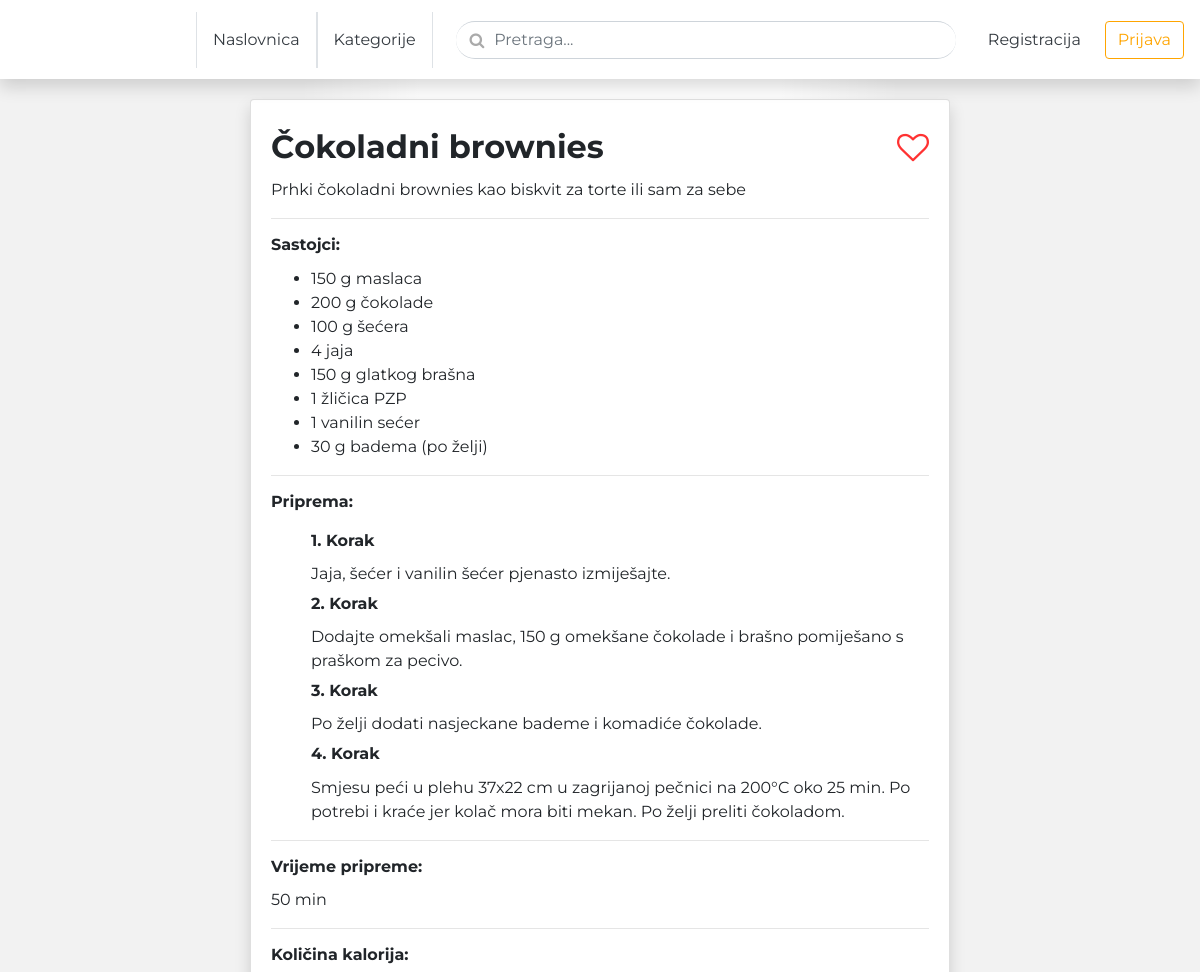
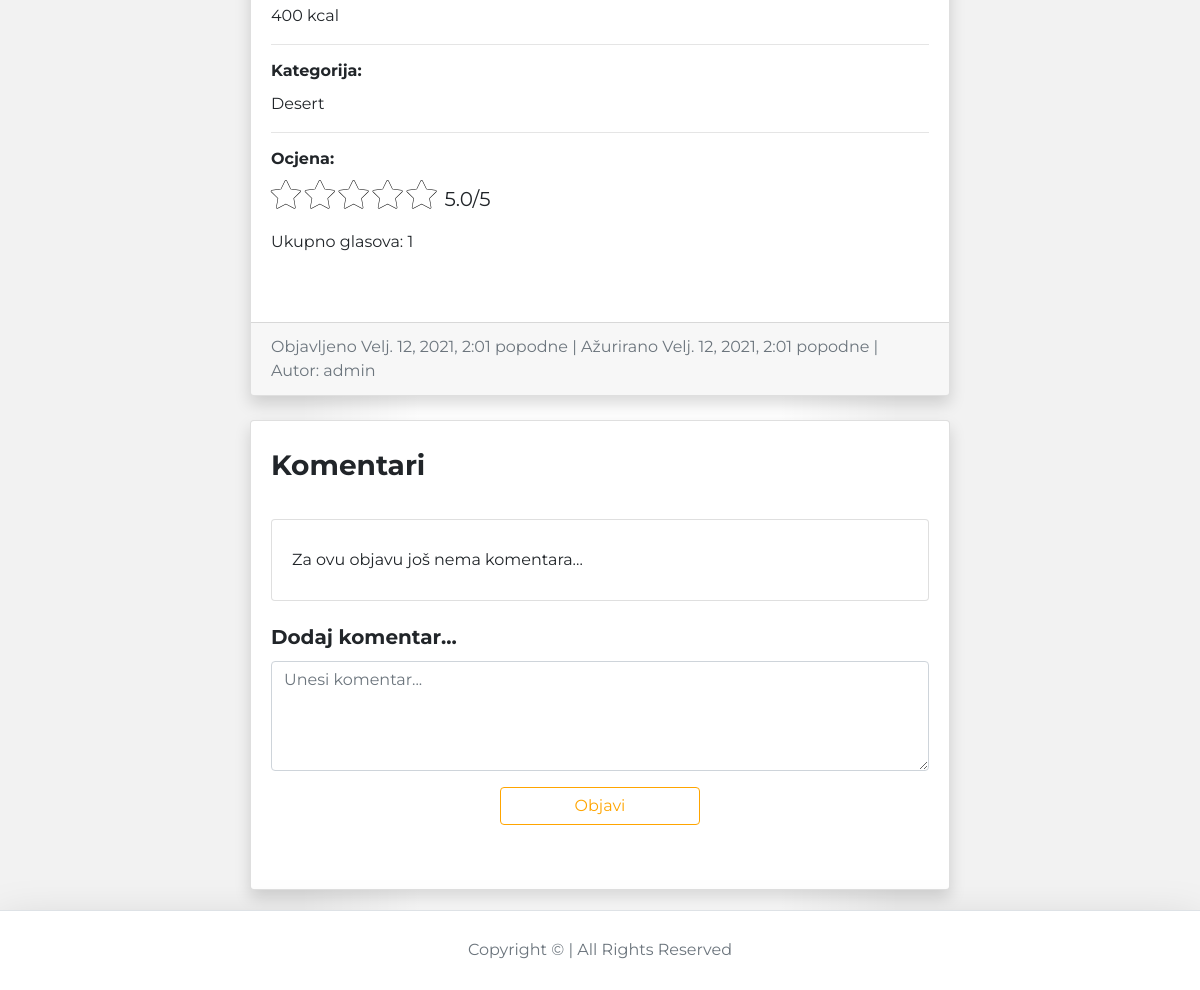
The app's page /blog/admin-cokoladni-brownies/ with its own data (2 pictures, top to bottom).
### blog/models.py (models this page shows, shortened)
class BlogPost(models.Model):
    title           = models.CharField(max_length=50, null=False, blank=False)
    body            = models.TextField(max_length=500, null=False, blank=False)
    image           = models.ImageField(upload_to=upload_location, null=False, blank=False)
    date_published  = models.DateTimeField(auto_now_add=True, verbose_name="date published")
    date_updated    = models.DateTimeField(auto_now=True, verbose_name="date updated")
    author          = models.ForeignKey(settings.AUTH_USER_MODEL, on_delete=models.CASCADE)
    category        = models.IntegerField(verbose_name="Kategorija", choices=CATEGORY_CHOICES, default=0)
    slug            = models.SlugField(blank=True, unique=True)
    time            = models.IntegerField(null=True, blank=True)
    calories        = models.IntegerField(null=True, blank=True)
    favorite        = models.ManyToManyField("account.Account", related_name="favorite", blank=True)
    ingredient_0    = models.CharField(max_length=100, null=True, blank=True)
    ingredient_1    = models.CharField(max_length=100, null=True, blank=True)
    ingredient_2    = models.CharField(max_length=100, null=True, blank=True)
    ingredient_3    = models.CharField(max_length=100, null=True, blank=True)
    ingredient_4    = models.CharField(max_length=100, null=True, blank=True)
    ingredient_5    = models.CharField(max_length=100, null=True, blank=True)
    ingredient_6    = models.CharField(max_length=100, null=True, blank=True)
    ingredient_7    = models.CharField(max_length=100, null=True, blank=True)
    ingredient_8    = models.CharField(max_length=100, null=True, blank=True)
    ingredient_9    = models.CharField(max_length=100, null=True, blank=True)
    ingredient_10    = models.CharField(max_length=100, null=True, blank=True)
    ingredient_11    = models.CharField(max_length=100, null=True, blank=True)
    ingredient_12    = models.CharField(max_length=100, null=True, blank=True)
    ingredient_13    = models.CharField(max_length=100, null=True, blank=True)
    ingredient_14    = models.CharField(max_length=100, null=True, blank=True)
    ingredient_15    = models.CharField(max_length=100, null=True, blank=True)
    ingredient_16    = models.CharField(max_length=100, null=True, blank=True)
    ingredient_17    = models.CharField(max_length=100, null=True, blank=True)
    ingredient_18    = models.CharField(max_length=100, null=True, blank=True)
    ingredient_19    = models.CharField(max_length=100, null=True, blank=True)
    step_0    = models.CharField(max_length=500, null=True, blank=True)
    step_1    = models.CharField(max_length=500, null=True, blank=True)
    step_2    = models.CharField(max_length=500, null=True, blank=True)
    step_3    = models.CharField(max_length=500, null=True, blank=True)
    step_4    = models.CharField(max_length=500, null=True, blank=True)
    step_5    = models.CharField(max_length=500, null=True, blank=True)
    step_6    = models.CharField(max_length=500, null=True, blank=True)
    step_7    = models.CharField(max_length=500, null=True, blank=True)
    step_8    = models.CharField(max_length=500, null=True, blank=True)
    step_9    = models.CharField(max_length=500, null=True, blank=True)
    step_10    = models.CharField(max_length=500, null=True, blank=True)
    step_11    = models.CharField(max_length=500, null=True, blank=True)
    step_12    = models.CharField(max_length=500, null=True, blank=True)
    step_13    = models.CharField(max_length=500, null=True, blank=True)
    step_14    = models.CharField(max_length=500, null=True, blank=True)
    step_15    = models.CharField(max_length=500, null=True, blank=True)
    step_16    = models.CharField(max_length=500, null=True, blank=True)
    step_17    = models.CharField(max_length=500, null=True, blank=True)
    step_18    = models.CharField(max_length=500, null=True, blank=True)
    step_19    = models.CharField(max_length=500, null=True, blank=True)

### account/models.py (models this page shows, shortened)
class Account(AbstractBaseUser):
    username            = models.CharField(max_length=30, unique=True)
    email               = models.EmailField(verbose_name="E-mail", max_length=60, unique=True)
    gender              = models.IntegerField(verbose_name="Spol", choices=GENDER_CHOICES, default=2)
    date_of_birth       = models.DateField(verbose_name="Datum rođenja", auto_now=False, auto_now_add=False, default="2001-01-01")
    date_joined         = models.DateTimeField(verbose_name="Date joined", auto_now_add=True)
    last_login          = models.DateTimeField(verbose_name="Last login", auto_now=True)
    is_admin            = models.BooleanField(default=False)
    is_active           = models.BooleanField(default=True)
    is_staff            = models.BooleanField(default=False)
    is_superuser        = models.BooleanField(default=False)
    USERNAME_FIELD = 'username'
    REQUIRED_FIELDS = ['email']
    objects = MyAccountManager()
    def __str__(self):
        return self.username

### blog/views.py (the view)
# urls.py: path('<slug>/', detail_blog_view, name="detail"),
def detail_blog_view(request, slug):
    context = {}
    blog_post = get_object_or_404(BlogPost, slug=slug)
    ratings = Rating.objects.filter(post=blog_post).order_by("score")
    is_favorite = False
    if blog_post.favorite.filter(id=request.user.id).exists():
        is_favorite = True
    average = ratings.aggregate(Avg("score"))["score__avg"]
    if average == None:
        average = 0
    average = round(average,1)
    count = ratings.aggregate(Count("score"))["score__count"]
    if count == None:
        count = 0
    context['blog_post'] = blog_post
    context['category'] = blog_post.get_category_display()
    context['average'] = average
    context['count'] = count
    context['is_favorite'] = is_favorite
    return render(request, 'blog/detail_blog.html', context)

### blog/templates/blog/detail_blog.html (shortened to what this page needs)
{% extends 'index.html' %}
{% block content %}
<div class="container">
    <div class="row">
        <div class="card m-auto shadow">
            <div class="card-body my-2">
                <div class="row">
                    <div class="col-10">
                        <h2 class="card-title">{{blog_post.title}}</h2>
                    </div>
                    {% if is_favorite %}
                    <div class="col-2">
                        <a href="{% url 'blog:favorite' slug=blog_post.slug %}" class="srce-no float-right" data-toggle="tooltip" data-placement="bottom" title="Ukloni iz favorita">
                            <p class="pt-2 mb-1"><i class="fa fa-heart fa-2x fa-lg"></i></p>
                        </a>
                    </div>
                    {% else %}
                    <div class="col-2">
                        <a href="{% url 'blog:favorite' slug=blog_post.slug %}" class="srce-no float-right" data-toggle="tooltip" data-placement="bottom" title="Dodaj u favorite">
                            <p class="pt-2 mb-1"><i class="fa fa-heart-o fa-2x fa-lg"></i></p>
                        </a>
                    </div>
                    {% endif %}
                    </div>
                <p class="card-text">{{blog_post.body|safe}}</p>
                <hr>
                <h6 class="card-title">Sastojci:</h6>
                <ul>
                    {% if blog_post.ingredient_0 %}
                        <li class="card-text">{{blog_post.ingredient_0}}</li>
                    {% endif %}
                    {% if blog_post.ingredient_1 %}
                        <li class="card-text">{{blog_post.ingredient_1}}</li>
                    {% endif %}
                    {% if blog_post.ingredient_2 %}
                        <li class="card-text">{{blog_post.ingredient_2}}</li>
                    {% endif %}
                    {% if blog_post.ingredient_3 %}
                        <li class="card-text">{{blog_post.ingredient_3}}</li>
                    {% endif %}
                    {% if blog_post.ingredient_4 %}
                        <li class="card-text">{{blog_post.ingredient_4}}</li>
                    {% endif %}
                    {% if blog_post.ingredient_5 %}
                        <li class="card-text">{{blog_post.ingredient_5}}</li>
                    {% endif %}
                    {% if blog_post.ingredient_6 %}
                        <li class="card-text">{{blog_post.ingredient_6}}</li>
                    {% endif %}
                    {% if blog_post.ingredient_7 %}
                        <li class="card-text">{{blog_post.ingredient_7}}</li>
                    {% endif %}
                </ul>
                <hr>
                <h6 class="card-title">Priprema:</h6>
                <ul style="list-style: none;">
                    {% if blog_post.step_0 %}
                        <h6 class="card-title pt-2">1. Korak</h6>
                        <li class="card-text">{{blog_post.step_0}}</li>
                    {% endif %}
                    {% if blog_post.step_1 %}
                        <h6 class="card-title pt-2">2. Korak</h6>
                        <li class="card-text">{{blog_post.step_1}}</li>
                    {% endif %}
                    {% if blog_post.step_2 %}
                        <h6 class="card-title pt-2">3. Korak</h6>
                        <li class="card-text">{{blog_post.step_2}}</li>
                    {% endif %}
                    {% if blog_post.step_3 %}
                        <h6 class="card-title pt-2">4. Korak</h6>
                        <li class="card-text">{{blog_post.step_3}}</li>
                    {% endif %}
                </ul>
                <hr>
                <h6 class="card-title">Vrijeme pripreme:</h6>
                <p class="card-text">{{blog_post.time}} min</p>
                <hr>
                <h6 class="card-title">Količina kalorija:</h6>
                <p class="card-text">{{blog_post.calories}} kcal</p>
                <hr>
                <h6 class="card-title">Kategorija:</h6>
                <p class="card-text">{{blog_post.get_category_display}}</p>
                <hr>
                <div class="">
                    <div class="">
                        <h6 class="card-title p-0">Ocjena:</h6>
                    </div>
                <div class="row m-0">
                    <form action="{% url 'rate:rate_post' blog_post.slug %}" method="POST" class="rate-form">{% csrf_token %}
                        <div class="">
                            <button type="submit" id="first" name="score" value="1" class="fa fa-star fa-2x my-btn"></button>
                            <button type="submit" id="second" name="score" value="2" class="fa fa-star fa-2x my-btn"></button>
                            <button type="submit" id="third" name="score" value="3" class="fa fa-star fa-2x my-btn"></button>
                            <button type="submit" id="fourth" name="score" value="4" class="fa fa-star fa-2x my-btn"></button>
                            <button type="submit" id="fifth" name="score" value="5" class="fa fa-star fa-2x my-btn"></button>
                        </div>
                    </form>
                    <p class="pl-2 pt-1" style="font-size: 20px;">{{average}}/5</p>
                </div>
                    <p>Ukupno glasova: {{count}}</p>
                </div>
                <br>
            </div>
            <div class="card-footer text-muted">
                Objavljeno {{blog_post.date_published}} | Ažurirano {{blog_post.date_updated}} | Autor: {{blog_post.author}}
            </div>
        </div>
    </div>
        <br>
        <div class="card m-auto shadow">
            <div class="card-body my-2">
                <h3 class="card-title">Komentari</h3>
                <br>
                            {% if not blog_post.comments.all %}
                                <div class="card m-auto">
                                    <div class="card-body my-2">
                                        <p class="card-text">Za ovu objavu još nema komentara...</p>
                                    </div>
                                </div>
                                <br>
                            {% endif %}
                <h5 class="card-title">Dodaj komentar...</h5>
                <div class="card-body pt-0 mx-0 px-0">
                    <form method="post" action="{% url 'blog:comment' blog_post.slug %}">{% csrf_token %}
                        <textarea class="form-control" rows="4" type="text" name="body" id="id_body" placeholder="Unesi komentar..." required></textarea>
                        <div class="form-group mb-3 pt-3">
                            <button class="m-auto submit-button btn btn-md btn-outline-primary btn-block" type="submit">Objavi</button>
                        </div>
                    </form>
                </div>
            </div>
        </div>
</div>
{% endblock content %}

### templates/snippets/header.html (style rules this page uses)
@media (min-width: 768px) { html { font-size: 16px; } }
.container { max-width: 960px; }
.btn-outline-primary, .btn-outline-primary:visited .btnMy:visited, .btnMy { color: orange !important; border-color: orange !important; }
.card-title { font-weight: bold; }

### templates/snippets/index_css.html (style rules this page uses)
body { background-color: #f2f2f2; background-image: linear-gradient(to right, rgba(255,255,255,0) 0%, rgba(255,255,255,0) 15%, rgba(255,255,255,0) 25%, rgba(255,255,255,1) 35%, rgba(255,255,255,1) 50%, rgba(255,255,255,1) 65%, rgba(255,255,255,0) 75%, rgba(255,255,255,0) 85%, rgba(255,255,255,0) 100%); z-index: -1; position: relative; font-family: Montserrat; src: url(Montserrat-Light.ttf); }
a { color: #fad620; transition: 0.3s; }

### blog/templates/blog/detail_blog.html (style rules this page uses)
.card { max-width: 700px; }
.container { padding: 20px; }
.my-btn { background-color: inherit !important; -webkit-text-stroke: 0.5px black; color: white !important; border: 0 !important; padding: 0px; }
.submit-button { max-width: 200px; }
.srce-no { color:rgb(255, 50, 50); transition: 0.3s; }

### records on screen
BlogPost: title "Čokoladni brownies", body "Prhki čokoladni brownies kao biskvit za torte ili sam za sebe", ingredient_0 "150 g maslaca", ingredient_1 "200 g čokolade", ingredient_2 "100 g šećera", ingredient_3 "4 jaja", ingredient_4 "150 g glatkog brašna", ingredient_5 "1 žličica PZP", ingredient_6 "1 vanilin sećer", ingredient_7 "30 g badema (po želji)", step_0 "Jaja, šećer i vanilin šećer pjenasto izmiješajte.", step_1 "Dodajte omekšali maslac, 150 g omekšane čokolade i brašno pomiješano s praškom za pecivo.", step_2 "Po želji dodati nasjeckane bademe i komadiće čokolade.", step_3 "Smjesu peći u plehu 37x22 cm u zagrijanoj pečnici na 200°C oko 25 min. Po potrebi i kraće jer kolač mora biti mekan. Po želji preliti čokoladom.", time "50", calories "400", category "Desert", date_published "Velj. 12, 2021, 2:01 popodne", date_updated "Velj. 12, 2021, 2:01 popodne", author "admin"

### other values on screen
{{ average }} "5.0"
{{ count }} "1"
